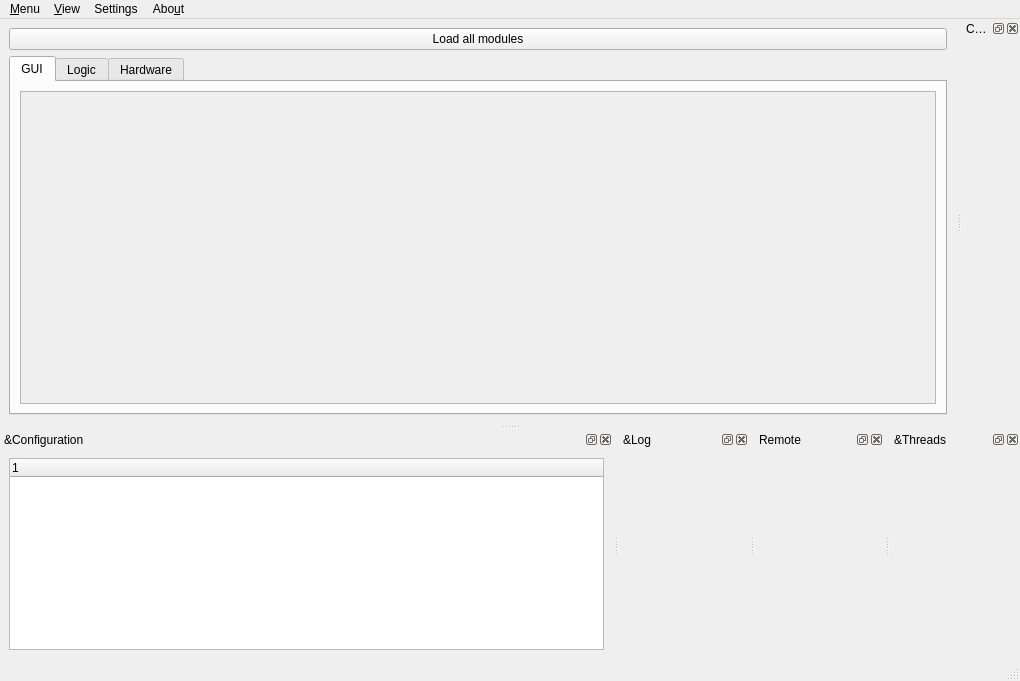
<?xml version="1.0" encoding="UTF-8"?>
<ui version="4.0">
 <class>MainWindow</class>
 <widget class="QMainWindow" name="MainWindow">
  <property name="geometry">
   <rect>
    <x>0</x>
    <y>0</y>
    <width>1020</width>
    <height>681</height>
   </rect>
  </property>
  <property name="windowTitle">
   <string>qudi: Manager</string>
  </property>
  <widget class="QWidget" name="centralwidget">
   <layout class="QGridLayout" name="gridLayout">
    <item row="0" column="0">
     <widget class="QPushButton" name="loadAllButton">
      <property name="text">
       <string>Load all modules</string>
      </property>
     </widget>
    </item>
    <item row="1" column="0">
     <widget class="QTabWidget" name="tabWidget">
      <property name="sizePolicy">
       <sizepolicy hsizetype="Preferred" vsizetype="Preferred">
        <horstretch>0</horstretch>
        <verstretch>0</verstretch>
       </sizepolicy>
      </property>
      <property name="currentIndex">
       <number>0</number>
      </property>
      <widget class="QWidget" name="tabWidgetPage1">
       <attribute name="title">
        <string>GUI</string>
       </attribute>
       <layout class="QGridLayout" name="gridLayout">
        <item row="1" column="0">
         <widget class="QScrollArea" name="scrollArea">
          <property name="widgetResizable">
           <bool>true</bool>
          </property>
          <widget class="QWidget" name="guiscroll">
           <property name="geometry">
            <rect>
             <x>0</x>
             <y>0</y>
             <width>887</width>
             <height>289</height>
            </rect>
           </property>
          </widget>
         </widget>
        </item>
       </layout>
      </widget>
      <widget class="QWidget" name="tabWidgetPage2">
       <attribute name="title">
        <string>Logic</string>
       </attribute>
       <layout class="QGridLayout" name="gridLayout">
        <item row="0" column="0">
         <widget class="QScrollArea" name="scrollArea">
          <property name="widgetResizable">
           <bool>true</bool>
          </property>
          <widget class="QWidget" name="logicscroll">
           <property name="geometry">
            <rect>
             <x>0</x>
             <y>0</y>
             <width>887</width>
             <height>289</height>
            </rect>
           </property>
          </widget>
         </widget>
        </item>
       </layout>
      </widget>
      <widget class="QWidget" name="tabWidgetPage3">
       <attribute name="title">
        <string>Hardware</string>
       </attribute>
       <layout class="QGridLayout" name="gridLayout">
        <item row="0" column="0">
         <widget class="QScrollArea" name="scrollArea">
          <property name="widgetResizable">
           <bool>true</bool>
          </property>
          <widget class="QWidget" name="hwscroll">
           <property name="geometry">
            <rect>
             <x>0</x>
             <y>0</y>
             <width>887</width>
             <height>289</height>
            </rect>
           </property>
          </widget>
         </widget>
        </item>
       </layout>
      </widget>
     </widget>
    </item>
   </layout>
  </widget>
  <widget class="QMenuBar" name="menubar">
   <property name="geometry">
    <rect>
     <x>0</x>
     <y>0</y>
     <width>1020</width>
     <height>29</height>
    </rect>
   </property>
   <widget class="QMenu" name="menuMenu">
    <property name="title">
     <string>&amp;Menu</string>
    </property>
    <addaction name="actionLoad_configuration"/>
    <addaction name="actionSave_configuration"/>
    <addaction name="actionExport_log_as_HTML"/>
    <addaction name="separator"/>
    <addaction name="action_Load_all_modules"/>
    <addaction name="separator"/>
    <addaction name="actionQuit"/>
   </widget>
   <widget class="QMenu" name="menuAbout">
    <property name="title">
     <string>Abo&amp;ut</string>
    </property>
    <addaction name="actionAbout_QuDi"/>
    <addaction name="actionAbout_Qt"/>
   </widget>
   <widget class="QMenu" name="menuView">
    <property name="title">
     <string>&amp;View</string>
    </property>
    <addaction name="actionConfigurationView"/>
    <addaction name="actionConsoleView"/>
    <addaction name="actionLogView"/>
    <addaction name="actionRemoteView"/>
    <addaction name="actionThreadsView"/>
    <addaction name="actionReset_to_default_layout"/>
   </widget>
   <widget class="QMenu" name="menuSettings">
    <property name="title">
     <string>Settings</string>
    </property>
    <addaction name="actionConsoleSettings"/>
   </widget>
   <addaction name="menuMenu"/>
   <addaction name="menuView"/>
   <addaction name="menuSettings"/>
   <addaction name="menuAbout"/>
  </widget>
  <widget class="QStatusBar" name="statusbar"/>
  <widget class="QDockWidget" name="config_display_dockWidget">
   <property name="enabled">
    <bool>true</bool>
   </property>
   <property name="windowTitle">
    <string>&amp;Configuration</string>
   </property>
   <attribute name="dockWidgetArea">
    <number>8</number>
   </attribute>
   <widget class="QWidget" name="dockWidgetContents">
    <layout class="QVBoxLayout" name="verticalLayout">
     <item>
      <widget class="QTreeWidget" name="treeWidget">
       <property name="sizePolicy">
        <sizepolicy hsizetype="Preferred" vsizetype="Preferred">
         <horstretch>0</horstretch>
         <verstretch>0</verstretch>
        </sizepolicy>
       </property>
       <column>
        <property name="text">
         <string notr="true">1</string>
        </property>
       </column>
      </widget>
     </item>
    </layout>
   </widget>
  </widget>
  <widget class="QDockWidget" name="consoleDockWidget">
   <property name="windowTitle">
    <string>Co&amp;nsole</string>
   </property>
   <attribute name="dockWidgetArea">
    <number>2</number>
   </attribute>
   <widget class="RichJupyterWidget" name="consolewidget"/>
  </widget>
  <widget class="QDockWidget" name="logDockWidget">
   <property name="windowTitle">
    <string>&amp;Log</string>
   </property>
   <attribute name="dockWidgetArea">
    <number>8</number>
   </attribute>
   <widget class="LogWidget" name="logwidget"/>
  </widget>
  <widget class="QDockWidget" name="remoteDockWidget">
   <property name="windowTitle">
    <string>Remote</string>
   </property>
   <attribute name="dockWidgetArea">
    <number>8</number>
   </attribute>
   <widget class="RemoteWidget" name="remoteWidget"/>
  </widget>
  <widget class="QDockWidget" name="threadDockWidget">
   <property name="windowTitle">
    <string>&amp;Threads</string>
   </property>
   <attribute name="dockWidgetArea">
    <number>8</number>
   </attribute>
   <widget class="ThreadWidget" name="threadWidget"/>
  </widget>
  <action name="actionLoad_configuration">
   <property name="icon">
    <iconset theme="document-open">
     <normaloff/>
    </iconset>
   </property>
   <property name="text">
    <string>&amp;Load configuration</string>
   </property>
  </action>
  <action name="actionSave_configuration">
   <property name="icon">
    <iconset theme="document-save">
     <normaloff/>
    </iconset>
   </property>
   <property name="text">
    <string>&amp;Save configuration</string>
   </property>
  </action>
  <action name="action_Load_all_modules">
   <property name="icon">
    <iconset theme="media-playback-start">
     <normaloff/>
    </iconset>
   </property>
   <property name="text">
    <string> Load &amp;all modules</string>
   </property>
  </action>
  <action name="actionStart_all_modules">
   <property name="icon">
    <iconset theme="media-playback-start">
     <normaloff/>
    </iconset>
   </property>
   <property name="text">
    <string>Start all modules</string>
   </property>
  </action>
  <action name="actionQuit">
   <property name="icon">
    <iconset theme="application-exit">
     <normaloff/>
    </iconset>
   </property>
   <property name="text">
    <string>&amp;Quit Qudi</string>
   </property>
   <property name="toolTip">
    <string>Quit Qudi suite</string>
   </property>
   <property name="shortcut">
    <string>Ctrl+Q</string>
   </property>
  </action>
  <action name="actionLogView">
   <property name="checkable">
    <bool>true</bool>
   </property>
   <property name="checked">
    <bool>true</bool>
   </property>
   <property name="icon">
    <iconset>
     <normaloff/>
    </iconset>
   </property>
   <property name="text">
    <string>&amp;Log</string>
   </property>
  </action>
  <action name="actionConsoleView">
   <property name="checkable">
    <bool>true</bool>
   </property>
   <property name="checked">
    <bool>true</bool>
   </property>
   <property name="text">
    <string>&amp;Console</string>
   </property>
   <property name="toolTip">
    <string>Console settings</string>
   </property>
  </action>
  <action name="actionAbout_QuDi">
   <property name="icon">
    <iconset theme="help-about">
     <normaloff/>
    </iconset>
   </property>
   <property name="text">
    <string>&amp;About QuDi</string>
   </property>
  </action>
  <action name="actionAbout_Qt">
   <property name="text">
    <string>About &amp;Qt</string>
   </property>
  </action>
  <action name="actionConfigurationView">
   <property name="checkable">
    <bool>true</bool>
   </property>
   <property name="checked">
    <bool>false</bool>
   </property>
   <property name="text">
    <string>C&amp;onfiguration</string>
   </property>
  </action>
  <action name="actionReset_to_default_layout">
   <property name="text">
    <string>&amp;Reset to default layout</string>
   </property>
  </action>
  <action name="actionExport_log_as_HTML">
   <property name="icon">
    <iconset theme="document-save-as">
     <normaloff/>
    </iconset>
   </property>
   <property name="text">
    <string>&amp;Export log as HTML</string>
   </property>
  </action>
  <action name="actionConsoleSettings">
   <property name="text">
    <string>&amp;Console</string>
   </property>
  </action>
  <action name="actionThreadsView">
   <property name="checkable">
    <bool>true</bool>
   </property>
   <property name="text">
    <string>&amp;Threads</string>
   </property>
  </action>
  <action name="actionRemoteView">
   <property name="checkable">
    <bool>true</bool>
   </property>
   <property name="text">
    <string>R&amp;emote</string>
   </property>
  </action>
 </widget>
 <customwidgets>
  <customwidget>
   <class>LogWidget</class>
   <extends>QWidget</extends>
   <header>gui.manager.logwidget</header>
   <container>1</container>
  </customwidget>
  <customwidget>
   <class>RichJupyterWidget</class>
   <extends>QWidget</extends>
   <header>qtconsole.rich_jupyter_widget</header>
   <container>1</container>
  </customwidget>
  <customwidget>
   <class>RemoteWidget</class>
   <extends>QWidget</extends>
   <header>gui.manager.remotewidget</header>
   <container>1</container>
  </customwidget>
  <customwidget>
   <class>ThreadWidget</class>
   <extends>QWidget</extends>
   <header>gui.manager.threadwidget</header>
   <container>1</container>
  </customwidget>
 </customwidgets>
 <resources/>
 <connections>
  <connection>
   <sender>actionConsoleView</sender>
   <signal>toggled(bool)</signal>
   <receiver>consoleDockWidget</receiver>
   <slot>setVisible(bool)</slot>
   <hints>
    <hint type="sourcelabel">
     <x>-1</x>
     <y>-1</y>
    </hint>
    <hint type="destinationlabel">
     <x>971</x>
     <y>224</y>
    </hint>
   </hints>
  </connection>
  <connection>
   <sender>actionConfigurationView</sender>
   <signal>toggled(bool)</signal>
   <receiver>config_display_dockWidget</receiver>
   <slot>setVisible(bool)</slot>
   <hints>
    <hint type="sourcelabel">
     <x>-1</x>
     <y>-1</y>
    </hint>
    <hint type="destinationlabel">
     <x>376</x>
     <y>539</y>
    </hint>
   </hints>
  </connection>
  <connection>
   <sender>actionLogView</sender>
   <signal>toggled(bool)</signal>
   <receiver>logDockWidget</receiver>
   <slot>setVisible(bool)</slot>
   <hints>
    <hint type="sourcelabel">
     <x>-1</x>
     <y>-1</y>
    </hint>
    <hint type="destinationlabel">
     <x>886</x>
     <y>539</y>
    </hint>
   </hints>
  </connection>
  <connection>
   <sender>actionThreadsView</sender>
   <signal>toggled(bool)</signal>
   <receiver>threadDockWidget</receiver>
   <slot>setVisible(bool)</slot>
   <hints>
    <hint type="sourcelabel">
     <x>-1</x>
     <y>-1</y>
    </hint>
    <hint type="destinationlabel">
     <x>932</x>
     <y>539</y>
    </hint>
   </hints>
  </connection>
  <connection>
   <sender>actionRemoteView</sender>
   <signal>toggled(bool)</signal>
   <receiver>remoteDockWidget</receiver>
   <slot>setVisible(bool)</slot>
   <hints>
    <hint type="sourcelabel">
     <x>-1</x>
     <y>-1</y>
    </hint>
    <hint type="destinationlabel">
     <x>757</x>
     <y>539</y>
    </hint>
   </hints>
  </connection>
 </connections>
</ui>
